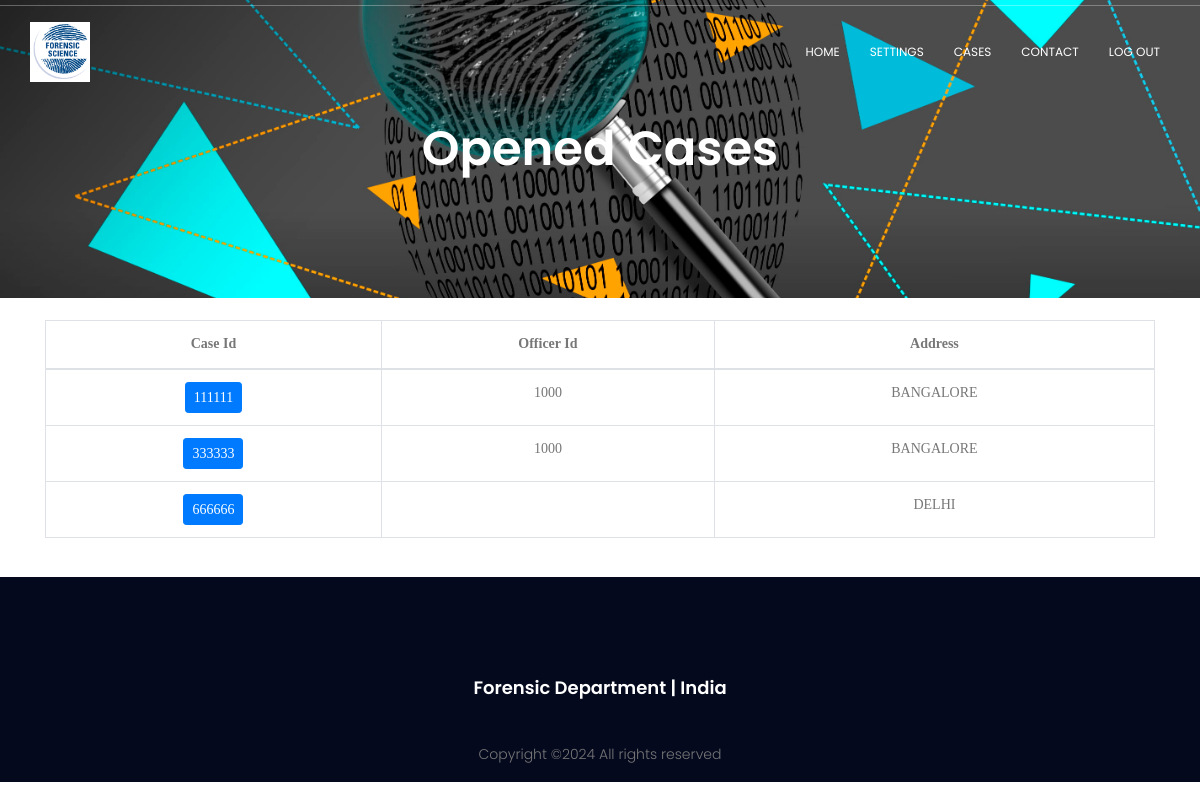
Screenshot of /project/caseopen.php (signed in) with the database file from the repository.
### tables this page shows
CREATE TABLE `cases` (
  `CASE_ID` int(6) NOT NULL,
  `OFFICER_ID` int(4) DEFAULT NULL,
  `DATE` date NOT NULL,
  `STATUS` varchar(10) DEFAULT NULL,
  `ADDRESS` varchar(20) NOT NULL
);

### project/caseopen.php (the view, shortened to what this page needs)
<?php
	require("includes/common.php");
$query = "SELECT CASE_ID, OFFICER_ID, ADDRESS
			FROM CASES
			WHERE STATUS='OPENED'";
$query_result = mysqli_query($con, $query) or die(mysqli_error($con));
?>
<!DOCTYPE html>
	<html lang="zxx" class="no-js">
	<head>
			<link rel="stylesheet" href="css/linearicons.css">
			<link rel="stylesheet" href="css/font-awesome.min.css">
			<link rel="stylesheet" href="css/bootstrap.css">
			<link rel="stylesheet" href="css/magnific-popup.css">
			<link rel="stylesheet" href="css/nice-select.css">
			<link rel="stylesheet" href="css/animate.min.css">
			<link rel="stylesheet" href="css/owl.carousel.css">
			<link rel="stylesheet" href="css/main.css">
		</head>
		<body>
			<?php
				require 'includes/header.php';
			?>
			<section class="banner-area relative" id="home">
				<div class="overlay"></div>
				<div class="container">
					<div class="row d-flex align-items-center justify-content-center">
						<div class="about-content col-lg-12">
							<h1 class="text-white">
								Opened Cases
							</h1>
						</div>
					</div>
				</div>
			</section>
			<form action="caseview.php" method="POST">
			<div class="container" >
			<br/>
				<table class="table table-hover table-bordered">
					<thead>
					<tr>
						<th style="font-family:verdana; text-align:center" scope="col"> Case Id </th>
						<th style="font-family:verdana; text-align:center" scope="col"> Officer Id </th>
						<th style="font-family:verdana; text-align:center" scope="col"> Address </th>
					</tr>
					</thead>
					<tbody>
					<?php
					while($row = mysqli_fetch_array($query_result)) { ?>
						<tr>
							<td style="font-family:verdana; text-align:center"> <input type="submit" class="btn btn-primary btn-sm" name="viewcase" value="<?php echo $row['CASE_ID']; ?>"> </td>
							<td style="font-family:verdana; text-align:center"> <?php echo $row['OFFICER_ID']; ?> </td>
							<td style="font-family:verdana; text-align:center"> <?php echo $row['ADDRESS']; ?> </td>
						</tr>
					<?php } ?>
					</tbody>
				</table>
			<br/>
			</div>
			</form>
			<?php
				require 'includes/footer.php';
			?>
	</body>
</html>

### project/css/main.css (style rules this page uses)
body { color: #777777; font-family: "Poppins", sans-serif; font-size: 14px; font-weight: 300; line-height: 1.625em; position: relative; }
h1, h2, h3, h4, h5, h6 { font-family: "Poppins", sans-serif; color: #222222; line-height: 1.2em !important; margin-bottom: 0; margin-top: 0; font-weight: 600; }
h1, .h1 { font-size: 36px; }
td, th { border-radius: 0px; }
.text-white { color: #fff; }
.relative { position: relative; }
.overlay { position: absolute; left: 0; right: 0; top: 0; bottom: 0; }
h1 { font-size: 36px; }
h1, h2, h3, h4, h5, h6 { line-height: 1.5em; }
.banner-area { background: url(../img/header-bg.jpg) center; background-size: cover; }
.about-content { padding: 120px 0px; text-align: center; }
.about-content h1 { font-size: 48px; font-weight: 600; }

### rows the page displays
cases: viewcase "111111", OFFICER_ID "1000", ADDRESS "BANGALORE"
cases: viewcase "333333", OFFICER_ID "1000", ADDRESS "BANGALORE"
cases: viewcase "666666", ADDRESS "DELHI"
